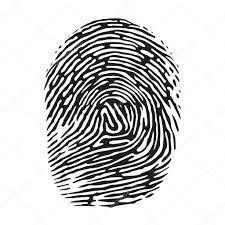
#> input picture digital.jpeg, 225 x 225 px
$ python pca_image.py
#> lines starting #> are read from the running program, lines starting #| are printed output that depends on the picture; long printed decimals are rounded
import pandas as pd
import numpy as np
import matplotlib.pyplot as plt
from sklearn.decomposition import PCA
from skimage import io

imagem = io.imread('digital.jpeg')
#> imagem is the input picture: shape (225, 225, 3); mean R, G, B 202.3, 201.8, 202.1

def recontruir_imagem():
    imagem_achatada = imagem.reshape(-1, imagem.shape[-1]) # Para calcular matriz de covariancia
    cov_matrix = np.cov(imagem_achatada, rowvar=False)
#> cov_matrix = [[8003.6, 8045.4, 8027.2], [8045.4, 8087.9, 8069.4], [8027.2, 8069.4, 8051.1]]
    autovalores, autovetores = np.linalg.eig(cov_matrix)
#> autovalores = [24142.3, 0.253, 0.00654]; autovetores = [[0.576, 0.693, -0.433], [0.579, -0.72, -0.383], [0.577, 0.03, 0.816]]
    variancia_explicada = np.cumsum(autovalores) / np.sum(autovalores)
#> variancia_explicada = [1, 1, 1]
    print("Autovalores:")
    print(autovalores)
#| [2.41423313e+04 2.53012774e-01 6.53683060e-03]
    print("Autovetores:")
    print(autovetores)
#| [[ 0.5758  0.6935 -0.4331]
#|  [ 0.5788 -0.7198 -0.3832]
#|  [ 0.5775  0.03004  0.8159]]
    print("Variância Explicada: ")
    print(variancia_explicada)
#| [1 1 1.        ]

    plt.figure(figsize=(10, 5))
    plt.subplot(2, 5, 1)
    plt.imshow(imagem, cmap='gray')
    plt.title('Imagem Original')

    num_componentes_plot = [1, 2, 3]

    for i, n in enumerate(num_componentes_plot):
        pca = PCA(n_components=n)
        imagem_reduzida = pca.fit_transform(imagem_achatada)
        imagem_reconstruida = pca.inverse_transform(imagem_reduzida)
        imagem_reconstruida = imagem_reconstruida.reshape(imagem.shape)

        plt.subplot(2, 5, i + 6)
        plt.imshow(imagem_reconstruida, cmap='gray')
        plt.title(f'{n} Componentes')

    plt.show()
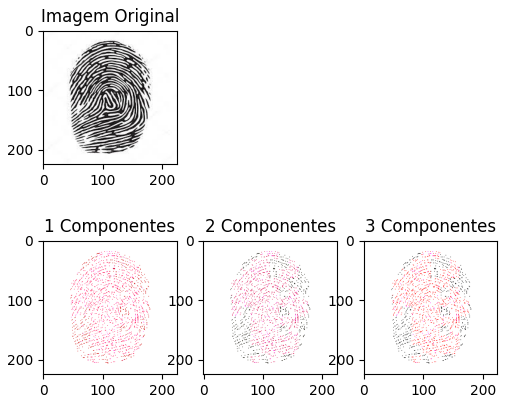
#> figure drawn by matplotlib, 4 panels

recontruir_imagem()
